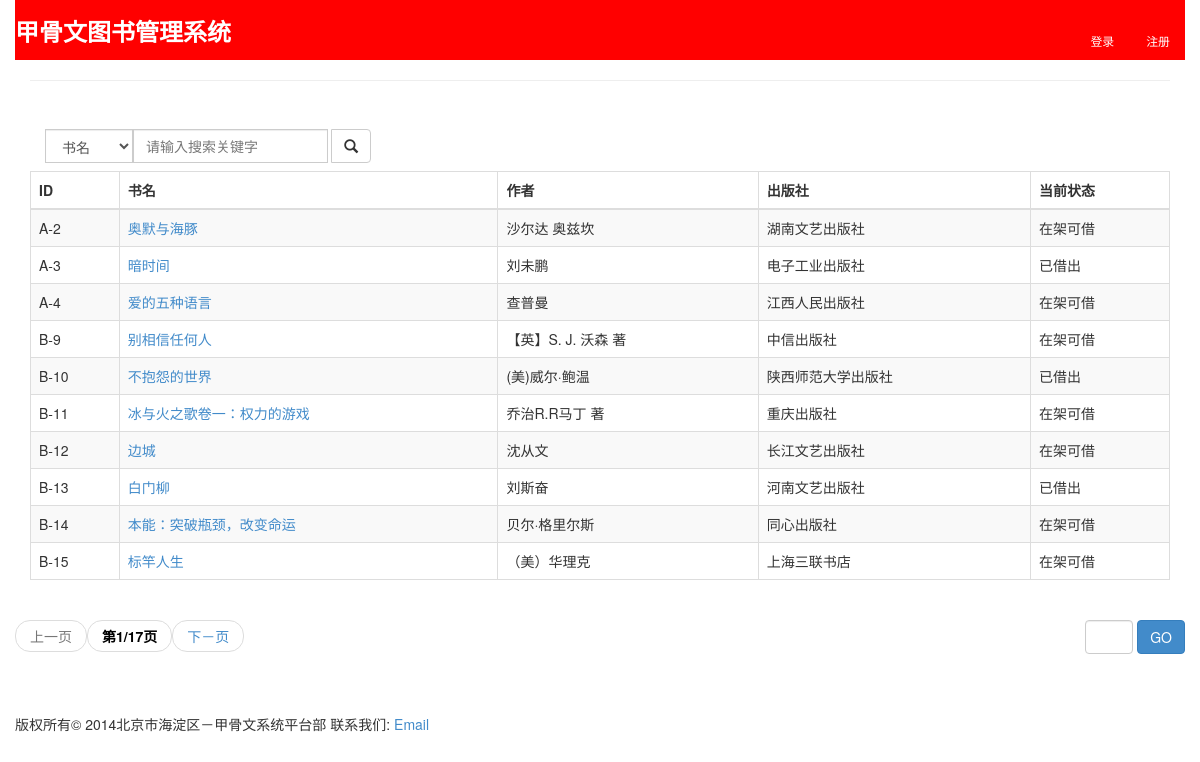
/books/, run on an earlier commit of the app's database.
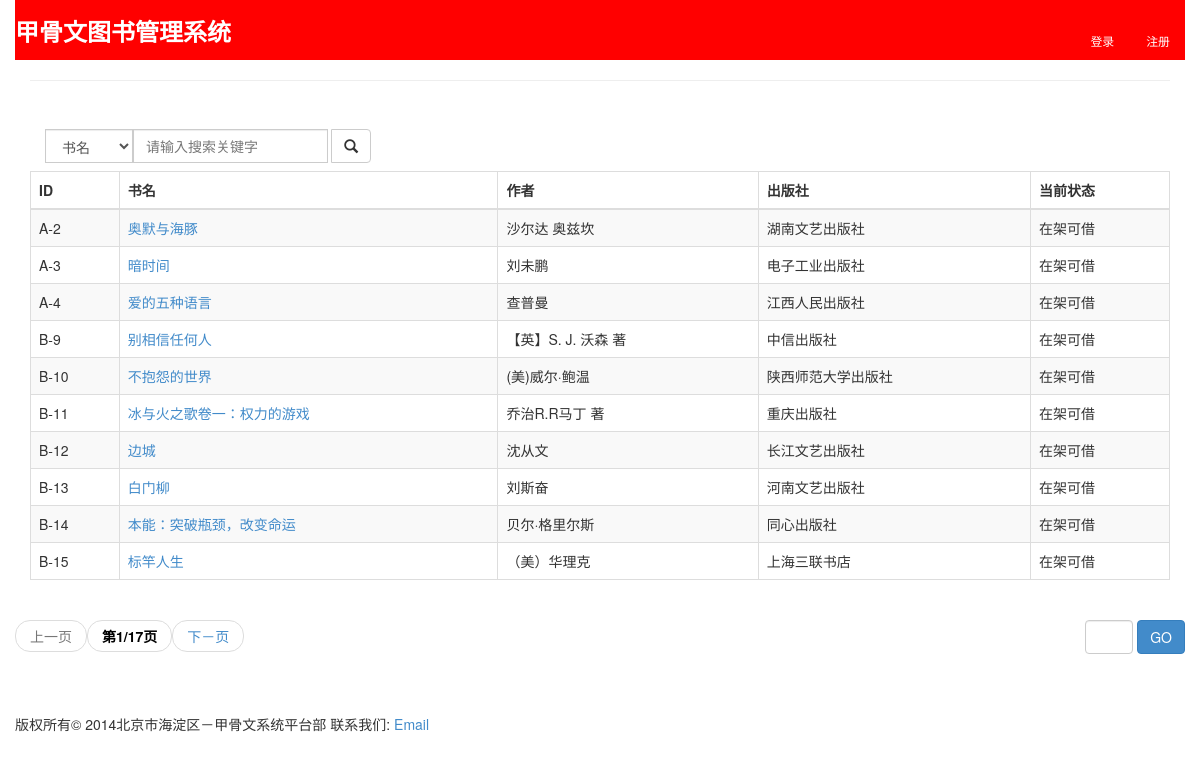
And on a later commit of the database.
### books/models.py (models this page shows, shortened)
class Book(models.Model):
    identifier = models.CharField(max_length=10, primary_key=True)
    name = models.CharField(max_length=50)
    author = models.CharField(max_length=50)
    publisher = models.CharField(max_length=50)
    status = models.CharField(max_length=20)
    class Meta:
        db_table = 'books'

### books/views.py (the view)
@never_cache
def index(request):
    user = request.user
    book_list = Book.objects.all()
    paginator = Paginator(book_list, 10) # show 10 books per page
    page = request.GET.get('page')
    try:
        books = paginator.page(page)
    except PageNotAnInteger:
        books = paginator.page(1)
    except EmptyPage:
        books = paginator.page(paginator.num_pages)
    return render_to_response('books/index.html', \
        RequestContext(request, {'books': books, 'user': user, }))

### books/templates/books/index.html (shortened to what this page needs)
{% extends "base.html" %}
{% block headline %}<p style="color: white; font-family: sans-serif; font-weight: 900">甲骨文图书管理系统</p>{% endblock %}
{% block header %}
<ul class="nav nav-pills pull-right" style="color: white">
  {% if user.username != '' %}
  <li><a href="{% url 'userinfo' user %}"><small style="color: white; font-weight: 900">{{ user.username }}</small></a></li>
  <li><a href="{% url 'logout' %}"><small style="color: white; font-weight: bold">退出</small></a></li>
  {% else %}
  <li><a href="/accounts/login/"><small style="color: white">登录</small></a></li>
  <li><a href="/accounts/register/"><small style="color: white">注册</small></a></li>
  {% endif %}
</ul>
{% endblock %}
{% block content %}
<form class="navbar-form navbar-left" role="search" action="/books/searchresults/" method="get">
  <div class="form-group">
    <span class="input-group">
      <span class="input-group-btn">
        <select class="form-control" name="searchtype">
          <option>书名</option>
        </select>
      </span>
      <span class="input-group-btn">
        <input type="text" class="form-control" name="searchword" placeholder="请输入搜索关键字" />
      </span>&nbsp;
      <span class="input-group-btn">
        <button type="submit" class="btn btn-default">
          <span class="glyphicon glyphicon-search"></span>
        </button>
      </span>
    </span>
  </div>
</form>
<br />
<table class="table table-bordered table-striped table-hover">
  <thead>
    <tr>
      <th>ID</th>
      <th>书名</th>
      <th>作者</th>
      <th>出版社</th>
      <th>当前状态</th>
    </tr>
  </thead>
  <tbody>
    {% for book in books %}
    <tr>
      <td>{{ book.identifier }}</td>
      <td><a href="/books/profile/{{ book.identifier }}">{{ book.name }}</a></td>
      <td>{{ book.author }}</td>
      <td>{{ book.publisher }}</td>
      <td>{{ book.status }}</td>
    </tr>
    {% endfor %}
  </tbody>
</table>
<div class="row">
  <div class="pull-left">
    <ul class="pager">
      {% if books.has_previous %}
      <li class="previous"><a href="?page={{ books.previous_page_number }}">上一页</a></li>
      {% else %}
      <li class="previous disabled"><a href="?page=1">上一页</a></li>
      {% endif %}
      <li class="previous"><a href="" style="font-weight: bold;color: black">第{{ books.number }}/{{ books.paginator.num_pages }}页</a></li>
      {% if books.has_next %}
      <li class="previous"><a href="?page={{ books.next_page_number }}">下－页</a></li>
      {% else %}
      <li class="next disabled"><a href="?page={{ books.paginator.num_pages }}">下一页</a></li>
      {% endif %}
    </ul>
  </div>
  <div class="pull-right">
    <ul class="pager">
      <li class="next">
        <form class="form form-inline" role="form" action="" method="get">
          <div class="form-group">
            <input class="form-control" style="width:25%;float:right" type="text" name="page" />
          </div>
          <div class="form-group">
            <input type="submit" class="btn btn-default btn-primary" value="GO" />
          </div>
        </form>
      </li>
    </ul>
  </div>
</div>
{% endblock %}

What changed in the data, as far as the page shows it:
changed Book "暗时间": status "已借出" → "在架可借"
changed Book "不抱怨的世界": status "已借出" → "在架可借"
changed Book "白门柳": status "已借出" → "在架可借"
